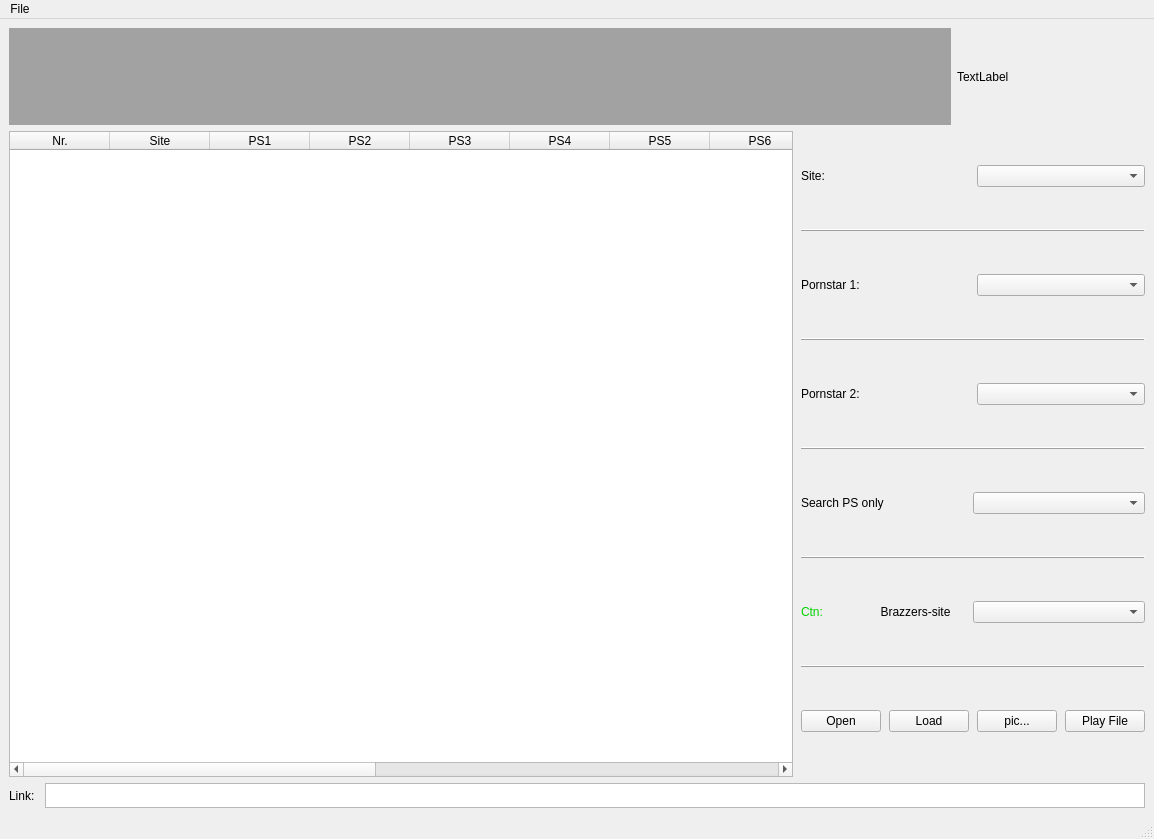
<?xml version="1.0" encoding="UTF-8"?>
<ui version="4.0">
 <class>MainWindow</class>
 <widget class="QMainWindow" name="MainWindow">
  <property name="geometry">
   <rect>
    <x>0</x>
    <y>0</y>
    <width>1154</width>
    <height>839</height>
   </rect>
  </property>
  <property name="windowTitle">
   <string>MainWindow</string>
  </property>
  <widget class="QWidget" name="centralwidget">
   <layout class="QGridLayout" name="gridLayout" rowstretch="30,200,20">
    <item row="0" column="0">
     <layout class="QHBoxLayout" name="horizontalLayout" stretch="5,1">
      <item>
       <widget class="QLabel" name="label">
        <property name="sizePolicy">
         <sizepolicy hsizetype="Preferred" vsizetype="Preferred">
          <horstretch>0</horstretch>
          <verstretch>0</verstretch>
         </sizepolicy>
        </property>
        <property name="styleSheet">
         <string notr="true">font: 30pt &quot;Consolas&quot;;
font: 36pt &quot;Century Gothic&quot;;
color: rgb(0, 255, 255);
background-color: rgb(162, 162, 162);</string>
        </property>
        <property name="text">
         <string/>
        </property>
        <property name="pixmap">
         <pixmap>brazzers.png</pixmap>
        </property>
        <property name="alignment">
         <set>Qt::AlignCenter</set>
        </property>
       </widget>
      </item>
      <item>
       <widget class="QLabel" name="label_for_site_picture">
        <property name="text">
         <string>TextLabel</string>
        </property>
       </widget>
      </item>
     </layout>
    </item>
    <item row="1" column="0">
     <layout class="QHBoxLayout" name="horizontalLayout_2" stretch="20,2">
      <property name="spacing">
       <number>8</number>
      </property>
      <property name="rightMargin">
       <number>0</number>
      </property>
      <item>
       <widget class="QTableWidget" name="bra_dir_table">
        <property name="sizePolicy">
         <sizepolicy hsizetype="Expanding" vsizetype="Expanding">
          <horstretch>0</horstretch>
          <verstretch>0</verstretch>
         </sizepolicy>
        </property>
        <property name="sizeAdjustPolicy">
         <enum>QAbstractScrollArea::AdjustToContents</enum>
        </property>
        <property name="wordWrap">
         <bool>true</bool>
        </property>
        <attribute name="horizontalHeaderStretchLastSection">
         <bool>true</bool>
        </attribute>
        <column>
         <property name="text">
          <string>Nr.</string>
         </property>
        </column>
        <column>
         <property name="text">
          <string>Site</string>
         </property>
        </column>
        <column>
         <property name="text">
          <string>PS1</string>
         </property>
        </column>
        <column>
         <property name="text">
          <string>PS2</string>
         </property>
        </column>
        <column>
         <property name="text">
          <string>PS3</string>
         </property>
        </column>
        <column>
         <property name="text">
          <string>PS4</string>
         </property>
        </column>
        <column>
         <property name="text">
          <string>PS5</string>
         </property>
        </column>
        <column>
         <property name="text">
          <string>PS6</string>
         </property>
        </column>
        <column>
         <property name="text">
          <string>PS7</string>
         </property>
        </column>
        <column>
         <property name="text">
          <string>PS8</string>
         </property>
        </column>
        <column>
         <property name="text">
          <string>PS9</string>
         </property>
        </column>
        <column>
         <property name="text">
          <string>PS10</string>
         </property>
        </column>
        <column>
         <property name="text">
          <string>title</string>
         </property>
        </column>
        <column>
         <property name="text">
          <string>loc</string>
         </property>
        </column>
        <column>
         <property name="text">
          <string>link</string>
         </property>
        </column>
       </widget>
      </item>
      <item>
       <layout class="QVBoxLayout" name="verticalLayout_right" stretch="20,4,20,4,20,4,20,4,0,0,0,20">
        <property name="bottomMargin">
         <number>0</number>
        </property>
        <item>
         <layout class="QHBoxLayout" name="horizontalLayout_5" stretch="1,1">
          <item>
           <widget class="QLabel" name="label_site">
            <property name="text">
             <string>Site:</string>
            </property>
           </widget>
          </item>
          <item>
           <widget class="QComboBox" name="comboBox_site">
            <property name="sizePolicy">
             <sizepolicy hsizetype="Preferred" vsizetype="Fixed">
              <horstretch>0</horstretch>
              <verstretch>0</verstretch>
             </sizepolicy>
            </property>
            <property name="maximumSize">
             <size>
              <width>16777215</width>
              <height>16777215</height>
             </size>
            </property>
           </widget>
          </item>
         </layout>
        </item>
        <item>
         <layout class="QHBoxLayout" name="horizontalLayout_11">
          <item>
           <widget class="Line" name="line_4">
            <property name="frameShadow">
             <enum>QFrame::Raised</enum>
            </property>
            <property name="orientation">
             <enum>Qt::Horizontal</enum>
            </property>
           </widget>
          </item>
         </layout>
        </item>
        <item>
         <layout class="QHBoxLayout" name="horizontalLayout_12" stretch="0,0">
          <item>
           <widget class="QLabel" name="label_pornstar_1">
            <property name="text">
             <string>Pornstar 1:</string>
            </property>
           </widget>
          </item>
          <item>
           <widget class="QComboBox" name="comboBox_ps1"/>
          </item>
         </layout>
        </item>
        <item>
         <layout class="QHBoxLayout" name="horizontalLayout_3">
          <item>
           <widget class="Line" name="line">
            <property name="frameShadow">
             <enum>QFrame::Raised</enum>
            </property>
            <property name="orientation">
             <enum>Qt::Horizontal</enum>
            </property>
           </widget>
          </item>
         </layout>
        </item>
        <item>
         <layout class="QHBoxLayout" name="horizontalLayout_6" stretch="1,1">
          <item>
           <widget class="QLabel" name="label_pornstar_2">
            <property name="text">
             <string>Pornstar 2:</string>
            </property>
           </widget>
          </item>
          <item>
           <widget class="QComboBox" name="comboBox_ps2"/>
          </item>
         </layout>
        </item>
        <item>
         <layout class="QHBoxLayout" name="horizontalLayout_9">
          <item>
           <widget class="Line" name="line_2">
            <property name="frameShadow">
             <enum>QFrame::Raised</enum>
            </property>
            <property name="orientation">
             <enum>Qt::Horizontal</enum>
            </property>
           </widget>
          </item>
         </layout>
        </item>
        <item>
         <layout class="QHBoxLayout" name="horizontalLayout_4" stretch="1,1">
          <property name="spacing">
           <number>0</number>
          </property>
          <item>
           <widget class="QLabel" name="label_ps_only">
            <property name="text">
             <string>Search PS only</string>
            </property>
           </widget>
          </item>
          <item>
           <widget class="QComboBox" name="comboBox_ps_only"/>
          </item>
         </layout>
        </item>
        <item>
         <layout class="QHBoxLayout" name="horizontalLayout_10">
          <item>
           <widget class="Line" name="line_3">
            <property name="frameShadow">
             <enum>QFrame::Raised</enum>
            </property>
            <property name="orientation">
             <enum>Qt::Horizontal</enum>
            </property>
           </widget>
          </item>
         </layout>
        </item>
        <item>
         <layout class="QHBoxLayout" name="horizontalLayout_13" stretch="1,2,3">
          <property name="spacing">
           <number>0</number>
          </property>
          <item>
           <widget class="QLabel" name="label_ctn">
            <property name="styleSheet">
             <string notr="true">color: rgb(0, 209, 0);
font: 13pt &quot;Monaco&quot;;</string>
            </property>
            <property name="text">
             <string>Ctn:</string>
            </property>
           </widget>
          </item>
          <item>
           <widget class="QLabel" name="label_brazzers_site">
            <property name="text">
             <string>Brazzers-site</string>
            </property>
            <property name="alignment">
             <set>Qt::AlignCenter</set>
            </property>
           </widget>
          </item>
          <item>
           <widget class="QComboBox" name="comboBox_brazzers_site"/>
          </item>
         </layout>
        </item>
        <item>
         <widget class="Line" name="line_5">
          <property name="frameShadow">
           <enum>QFrame::Raised</enum>
          </property>
          <property name="orientation">
           <enum>Qt::Horizontal</enum>
          </property>
         </widget>
        </item>
        <item>
         <layout class="QHBoxLayout" name="horizontalLayout_14"/>
        </item>
        <item>
         <layout class="QHBoxLayout" name="horizontalLayout_8" stretch="1,1,1,2">
          <item>
           <widget class="QPushButton" name="search_window_button">
            <property name="text">
             <string>Open</string>
            </property>
           </widget>
          </item>
          <item>
           <widget class="QPushButton" name="load_df_button">
            <property name="text">
             <string>Load</string>
            </property>
           </widget>
          </item>
          <item>
           <widget class="QPushButton" name="btn_show_picture">
            <property name="text">
             <string>pic...</string>
            </property>
           </widget>
          </item>
          <item>
           <widget class="QPushButton" name="play_file_button">
            <property name="text">
             <string>Play File</string>
            </property>
           </widget>
          </item>
         </layout>
        </item>
       </layout>
      </item>
     </layout>
    </item>
    <item row="2" column="0">
     <layout class="QHBoxLayout" name="horizontalLayout_7">
      <property name="spacing">
       <number>10</number>
      </property>
      <property name="sizeConstraint">
       <enum>QLayout::SetDefaultConstraint</enum>
      </property>
      <property name="leftMargin">
       <number>0</number>
      </property>
      <property name="topMargin">
       <number>0</number>
      </property>
      <property name="bottomMargin">
       <number>0</number>
      </property>
      <item>
       <widget class="QLabel" name="label_link">
        <property name="text">
         <string>Link:</string>
        </property>
       </widget>
      </item>
      <item>
       <widget class="QTextEdit" name="textEdit_link">
        <property name="sizePolicy">
         <sizepolicy hsizetype="Expanding" vsizetype="Expanding">
          <horstretch>0</horstretch>
          <verstretch>0</verstretch>
         </sizepolicy>
        </property>
        <property name="maximumSize">
         <size>
          <width>2500</width>
          <height>25</height>
         </size>
        </property>
       </widget>
      </item>
     </layout>
    </item>
   </layout>
  </widget>
  <widget class="QMenuBar" name="menubar">
   <property name="geometry">
    <rect>
     <x>0</x>
     <y>0</y>
     <width>1154</width>
     <height>24</height>
    </rect>
   </property>
   <widget class="QMenu" name="menuFile">
    <property name="title">
     <string>File</string>
    </property>
    <addaction name="actionOpen"/>
   </widget>
   <addaction name="menuFile"/>
  </widget>
  <widget class="QStatusBar" name="statusbar"/>
  <action name="actionOpen">
   <property name="text">
    <string>Open</string>
   </property>
  </action>
 </widget>
 <resources/>
 <connections/>
</ui>
